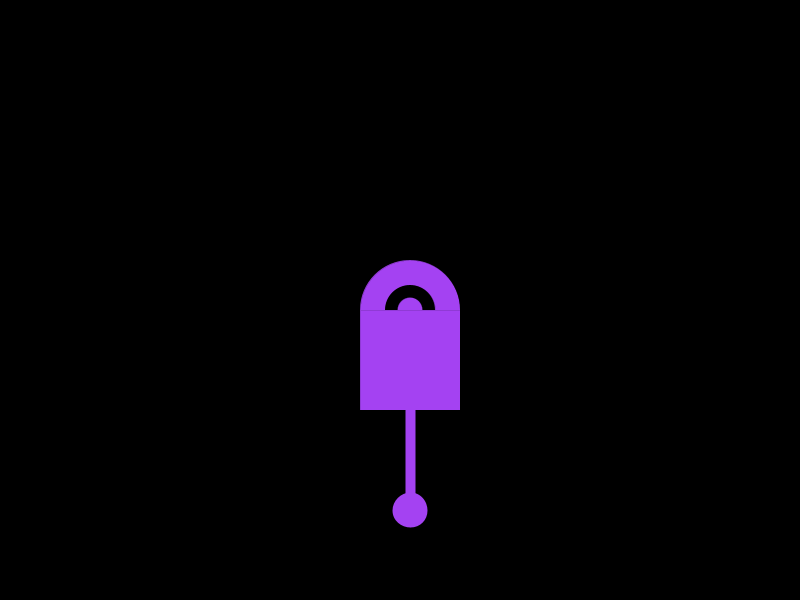
Frame 1 (no input)
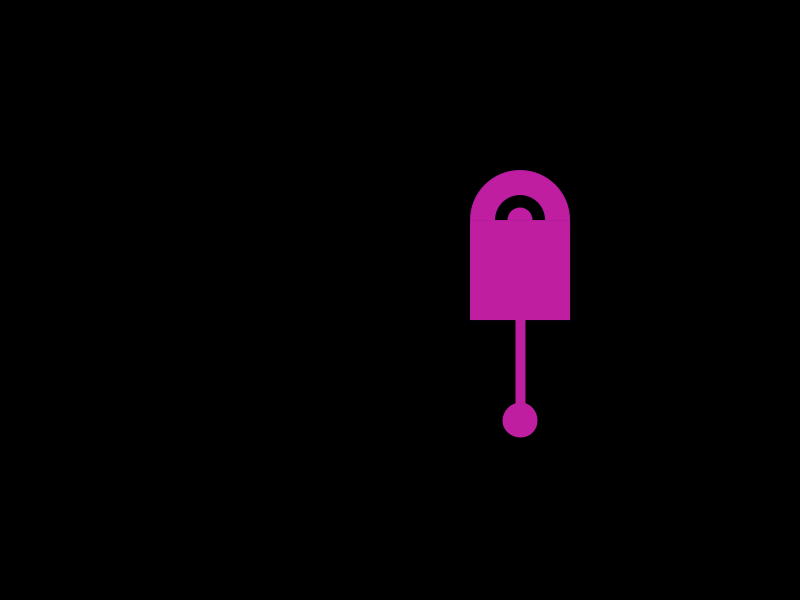
Frame 60 (the mouse pressed at the canvas centre just before this capture)
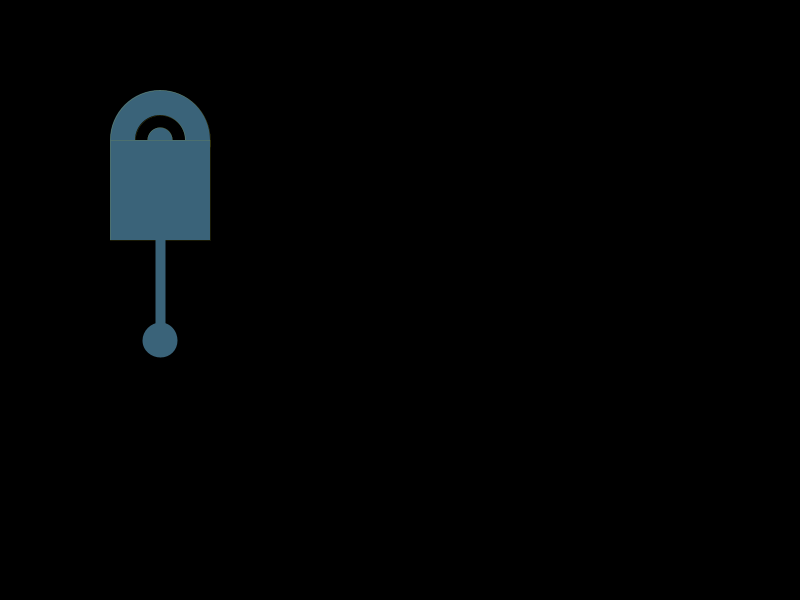
Frame 120 (the mouse held since frame 60 and released just before this capture)

The Processing sketch that drew these frames (run headless with seeded random() and noise(); from frame 60 on, the mouse is pressed at the canvas centre):

// Processing sketch: sketch_20160930_HW05_02_KDS
// ── sketch_20160930_HW05_02_KDS.pde
//Kevin Steele II
//Creates robot picture with strobing color and stops on the left mouse
// button, warps to center on center, and right of center on right mouse button presses
float diameter = 50;
float radius = diameter/2;
float x = 0;
float y = x;
float xDirection = 10;
float yDirection = 10;
float r, g, b;
float xCurrent = xDirection;
float yCurrent = yDirection;

void setup () {
  size (800, 600);
  smooth ();
  x = width/2;
  y = height/2;
  frameRate(25);
}

void draw () {

  background (0);

  r = random (0, 255);
  g = random (0, 255);
  b = random (0, 255);

  x = x +xDirection;
  y = y + yDirection;
  strokeWeight(0);
  fill(r, g, b);
  ellipse (x, y, 2*diameter, 2*diameter);
  fill(0);
  ellipse (x, y, diameter, diameter);
  fill(r, g, b);
  ellipse (x, y, diameter/2, diameter/2);
  rect(x-diameter, y, 2*diameter, 100);
  strokeWeight(10);
  stroke(r, g, b);
  line(x, y+100, x, y+200);
  ellipse(x, y+200, 25, 25);
  if (x > width - diameter || x < diameter)
  {

    xDirection = -xDirection;
    xCurrent = xDirection;
  }

  if (y > height- 4.5*diameter || y < diameter)
  {

    yDirection = -yDirection;
    yCurrent = yDirection;
  }


  if (mousePressed && mouseButton==LEFT)
  {
    xDirection = 0;
    yDirection = 0;
    
  } 
  else if (mousePressed && mouseButton ==CENTER)
  {
    x = width/2;
    y = height/2.5;
    x = x +xDirection;
    y = y + yDirection;
  } else if (mousePressed && mouseButton ==RIGHT)
  {
    x = (width/2)+200;
    y = height/2.5;
    x = x +xDirection;
    y = y + yDirection;
  }
 
  else
  {
    xDirection = xCurrent;
    yDirection = yCurrent;
  }
}
